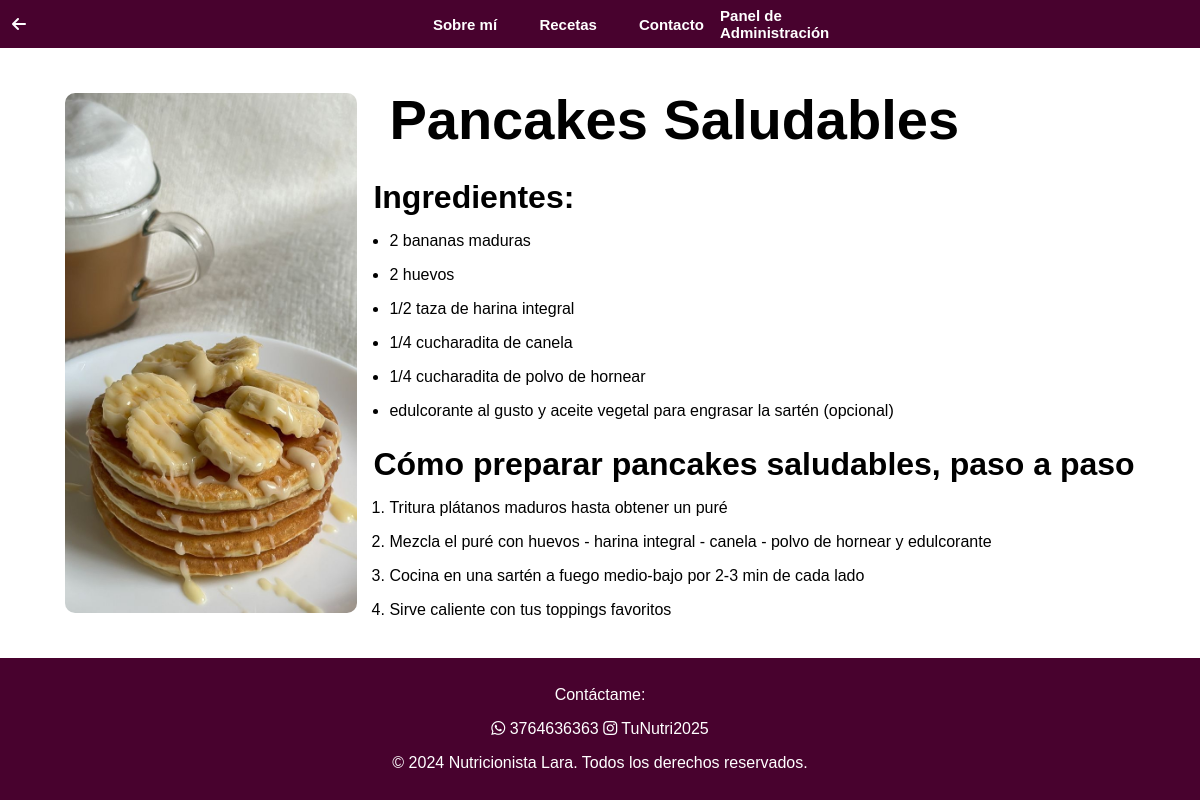
Screenshot of /receta.php?titulo=Pancakes+Saludables with the database file from the repository.
### tables this page shows
CREATE TABLE Receta (
    id_receta INT PRIMARY KEY AUTO_INCREMENT,
    titulo VARCHAR(45) NOT NULL,
    subtitulo VARCHAR(100) NOT NULL,
    ingredientes VARCHAR(255) NOT NULL,
    pasos_a_seguir VARCHAR(255) NOT NULL,
    imagen_url VARCHAR(100) NOT NULL
);

### receta.php (the view, shortened to what this page needs)
<?php
include 'php/conexion.php';
$titulo = isset($_GET['titulo']) ? $conn->real_escape_string($_GET['titulo']) : null;
$sql = "SELECT titulo, subtitulo, ingredientes, pasos_a_seguir, imagen_url FROM Receta WHERE titulo = '$titulo'";
$result = $conn->query($sql);
$receta = $result->fetch_assoc();
?>
<!DOCTYPE html>
<html lang="es">
<head>
    <link rel="stylesheet" href="styles/styles.css">
    <link rel="stylesheet" href="https://cdnjs.cloudflare.com/ajax/libs/font-awesome/6.0.0-beta3/css/all.min.css">
</head>
<body>
    <header class="recetas">
        <nav>
            <a href="recetas.php"><i class="fas fa-arrow-left"></i></a>
            <ul>
                <li><a href="index.php">Sobre mí</a></li>
                <li><a href="recetas.php">Recetas</a></li>
                <li><a href="contacto.php">Contacto</a></li>
                <li><a href="login.php">Panel de Administración</a></li>
            </ul>
        </nav>
    </header>
    <main class="receta-container">
        <img src="<?php echo $receta['imagen_url']; ?>" alt="Imagen de <?php echo $receta['titulo']; ?>" class="receta-img">
        <div class="receta-contenido">
            <h1><?php echo $receta['titulo']; ?></h1>
            <h2>Ingredientes:</h2>
            <ul>
                <?php
                $ingredientes = explode(',', $receta['ingredientes']);
                foreach ($ingredientes as $ingrediente) {
                    echo '<li>' . trim($ingrediente) . '</li>';
                }
                ?>
            </ul>
            <h2>Cómo preparar <?php echo strtolower($receta['titulo']); ?>, paso a paso</h2>
            <ol>
                <?php
                $pasos = explode(',', $receta['pasos_a_seguir']);
                foreach ($pasos as $paso) {
                    echo '<li>' . trim($paso) . '</li>';
                }
                ?>
            </ol>
        </div>
    </main>
    <footer>
        <p>Contáctame:</p>
        <div class="iconos-wpp-ins">
            <a href="https://wa.me/1234567890" target="_blank" class="social-icon">
                <i class="fab fa-whatsapp"></i> 3764636363
            </a>
            <a href="https://www.instagram.com/_fleitadana_" target="_blank" class="social-icon">
                <i class="fab fa-instagram"></i> TuNutri2025
            </a>
        </div>
        <p>&copy; 2024 Nutricionista Lara. Todos los derechos reservados.</p>
    </footer>
</body>
</html>

### styles/styles.css (style rules this page uses)
body { font-family: Arial, sans-serif; margin: 0; padding: 0; display: flex; flex-direction: column; min-height: 100vh; }
main { flex: 1; display: flex; flex-direction: column; justify-content: center; align-items: center; text-align: center; }
footer { background-color: #48022e; color: white; text-align: center; padding: 1% 0; width: 100%; }
h1 { font-family: 'Sunday', Arial, sans-serif; font-size: 3.5rem; margin: 1rem; }
nav ul { background-color: #48022e; list-style-type: none; margin: 0; padding: 0; display: flex; justify-content: center; align-items: center; width: 100%; height: 3rem; }
nav ul li { margin: 0 1%; }
nav ul li a { color: white; text-decoration: none; font-size: 15px; font-weight: bold; }
.iconos-wpp-ins a { color: white; text-decoration: none; }
.recetas nav { background-color: #48022e; list-style-type: none; margin: 0; padding: 0; display: flex; align-items: center; width: 100%; height: 3rem; }
.recetas a { display: flex; margin: 0 1%; color: white; }
.recetas li a { display: flex; justify-content: center; align-items: center; flex: 1; width: 5rem; }
.recetas nav ul li a { color: white; text-decoration: none; font-size: 15px; font-weight: bold; }
ul { list-style-type: disc; margin: 0; padding: 0 0 0 20px; }
ol { margin: 0; padding: 0 0 0 20px; }
li { margin-bottom: 0.5em; }
a { text-decoration: none; color: inherit; }
.receta-container { display: flex; flex-direction: row; justify-content: center; align-items: center; padding: 1rem; gap: 1rem; }
.receta-img { max-width: 25%; border-radius: 10px; }
.receta-contenido { max-width: 70%; text-align: left; }
.receta-contenido h2 { font-size: 2rem; margin-bottom: 1rem; }
.receta-contenido ul, .receta-contenido ol { padding-left: 1rem; }
.receta-contenido ul li, .receta-contenido ol li { margin-bottom: 1rem; }

### rows the page displays
receta: imagen_url (picture), titulo "Pancakes Saludables", ingredientes "2 bananas maduras", ingredientes "2 huevos", ingredientes "1/2 taza de harina integral", ingredientes "1/4 cucharadita de canela", ingredientes "1/4 cucharadita de polvo de hornear", ingredientes "edulcorante al gusto y aceite vegetal para engrasar la sartén (opcional)", titulo "pancakes saludables", pasos_a_seguir "Tritura plátanos maduros hasta obtener un puré", pasos_a_seguir "Mezcla el puré con huevos - harina integral - canela - polvo de hornear y edulcorante", pasos_a_seguir "Cocina en una sartén a fuego medio-bajo por 2-3 min de cada lado", pasos_a_seguir "Sirve caliente con tus toppings favoritos"
